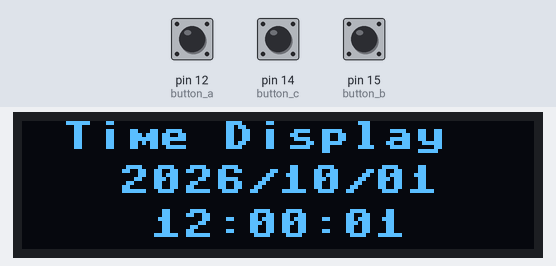
The program below on a simulated MicroPython board. Shown: 128×32 one-colour display. The test bench sets the inputs (shaded band); at power-on: pin 12 (button_a) HIGH, pin 14 (button_c) HIGH, pin 15 (button_b) HIGH. The clock reads 2024-03-15 10:24:30 at power-on unless the program sets it; what the program prints to the serial console is not drawn.

Above: at 1.2 s.
1.3 s: pin 12 (button_a) pulled LOW for 0.15 s
At 2.3 s:
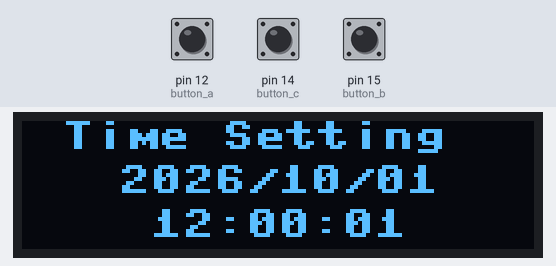
4.0 s: pin 14 (button_c) pulled LOW for 0.15 s
At 4.4 s:
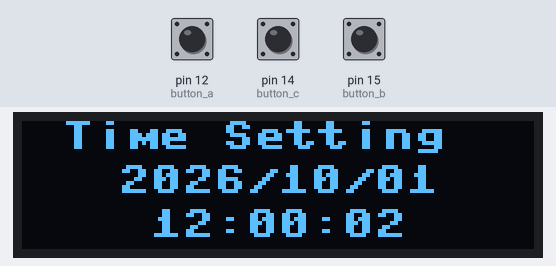
5.6 s: pin 15 (button_b) pulled LOW for 0.15 s
At 6.9 s:
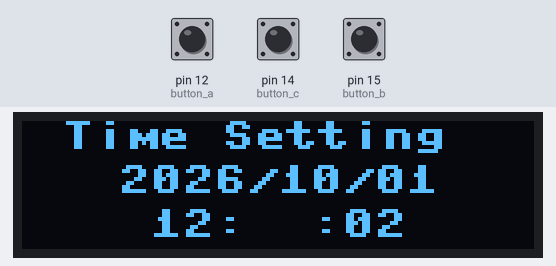
7.2 s: pin 12 (button_a) pulled LOW for 1 s
At 8.8 s:
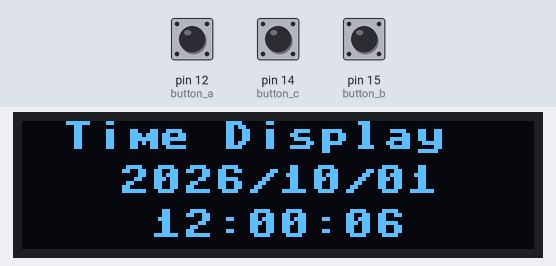
Timing chart, 0 to 10.3 s (numbered marks = the images above; inputs shaded):
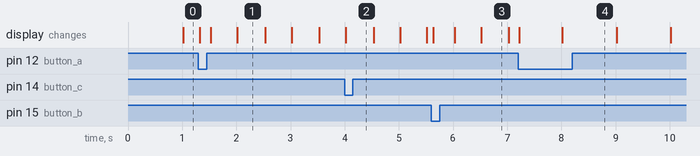

The program:

lab3_zg2567_jy3557_xz3475_check1.py
```python
import time
from time import ticks_ms, ticks_diff
from machine import Pin, I2C, RTC
import ssd1306

last_time_a = 0
last_time_b = 0
last_time_c = 0
last_displayed_second = -1
DEBOUNCE_MS = 250
PRESS_COUNT_A = 0
PRESS_COUNT_B = 0
PRESS_COUNT_C = 0

MODE = 0
SETTING_FLAG = 0  # 0 - Second, 1 - Minute, 2 - Hour, 3 - Day, 4 - Month, 5 - Year

pwr = Pin(13, Pin.OUT)
pwr.value(1)

i2c = I2C(0, scl=Pin(20), sda=Pin(22), freq=400000)
display = ssd1306.SSD1306_I2C(128, 32, i2c)

rtc = RTC()
BOOT_TIME = (2026, 10, 1, 0, 12, 0, 0, 0)
CURRENT_TIME = list(BOOT_TIME)

button_a = Pin(12, Pin.IN, Pin.PULL_UP)
button_b = Pin(15, Pin.IN, Pin.PULL_UP)
button_c = Pin(14, Pin.IN, Pin.PULL_UP)


def button_a_handler(pin):
    global last_time_a, PRESS_COUNT_A, MODE
    now = ticks_ms()
    if ticks_diff(now, last_time_a) < DEBOUNCE_MS:
        return
    last_time_a = now
    PRESS_COUNT_A += 1
    MODE = PRESS_COUNT_A % 2
    if MODE == 1:
        rtc_hold()
    print("Button A pressed at {}: {}".format(now, PRESS_COUNT_A))


def button_b_handler(pin):
    global last_time_b, PRESS_COUNT_B, SETTING_FLAG
    now = ticks_ms()
    if ticks_diff(now, last_time_b) < DEBOUNCE_MS:
        return
    last_time_b = now
    PRESS_COUNT_B += 1
    print("Button B pressed at {}: {}".format(now, PRESS_COUNT_B))
    if MODE == 1:
        SETTING_FLAG = (SETTING_FLAG + 1) % 6


def check_leap_year(year):
    return (year % 4 == 0 and year % 100 != 0) or year % 400 == 0


def get_days_in_month(year, month):
    if month in [1, 3, 5, 7, 8, 10, 12]:
        return 31
    if month in [4, 6, 9, 11]:
        return 30
    if month == 2:
        return 29 if check_leap_year(year) else 28
    return 0


def rtc_hold():
    global CURRENT_TIME
    CURRENT_TIME = list(rtc.datetime())


def button_c_handler(pin):
    global last_time_c, PRESS_COUNT_C, CURRENT_TIME
    now = ticks_ms()
    if ticks_diff(now, last_time_c) < DEBOUNCE_MS:
        return
    last_time_c = now
    PRESS_COUNT_C += 1
    print("Button C pressed at {}: {}".format(now, PRESS_COUNT_C))

    if MODE != 1:
        return

    year, month, day, weekday, hour, minute, second, subseconds = CURRENT_TIME
    if SETTING_FLAG == 0:
        second = (second + 1) % 60
    elif SETTING_FLAG == 1:
        minute = (minute + 1) % 60
    elif SETTING_FLAG == 2:
        hour = (hour + 1) % 24
    elif SETTING_FLAG == 3:
        day = day % get_days_in_month(year, month) + 1
    elif SETTING_FLAG == 4:
        month = month % 12 + 1
        day = min(day, get_days_in_month(year, month))
    elif SETTING_FLAG == 5:
        year += 1
        day = min(day, get_days_in_month(year, month))

    CURRENT_TIME = [year, month, day, weekday, hour, minute, second, 0]
    rtc.datetime(CURRENT_TIME)


button_a.irq(trigger=Pin.IRQ_FALLING, handler=button_a_handler)
button_b.irq(trigger=Pin.IRQ_FALLING, handler=button_b_handler)
button_c.irq(trigger=Pin.IRQ_FALLING, handler=button_c_handler)


def reset_rtc_time():
    rtc.datetime(BOOT_TIME)


reset_rtc_time()


def execute_mode0():
    global last_displayed_second
    now = rtc.datetime()
    year = now[0]
    month = now[1]
    day = now[2]
    hour = now[4]
    minute = now[5]
    second = now[6]

    if second != last_displayed_second:
        last_displayed_second = second
        date_text = "{:04d}/{:02d}/{:02d}".format(year, month, day)
        time_text = "{:02d}:{:02d}:{:02d}".format(hour, minute, second)
        display.fill(0)
        display.text("Time Display", 10, 0, 1)
        display.text(date_text, 24, 11, 1)
        display.text(time_text, 32, 22, 1)
        display.show()


def format_blinking_value(value, width, field_flag, blink_visible):
    if SETTING_FLAG == field_flag and not blink_visible:
        return " " * width
    if width == 4:
        return "{:04d}".format(value)
    return "{:02d}".format(value)


def execute_mode1():
    now = CURRENT_TIME
    blink_visible = (ticks_ms() // 500) % 2 == 0
    year = format_blinking_value(now[0], 4, 5, blink_visible)
    month = format_blinking_value(now[1], 2, 4, blink_visible)
    day = format_blinking_value(now[2], 2, 3, blink_visible)
    hour = format_blinking_value(now[4], 2, 2, blink_visible)
    minute = format_blinking_value(now[5], 2, 1, blink_visible)
    second = format_blinking_value(now[6], 2, 0, blink_visible)

    date_text = "{}/{}/{}".format(year, month, day)
    time_text = "{}:{}:{}".format(hour, minute, second)
    display.fill(0)
    display.text("Time Setting", 10, 0, 1)
    display.text(date_text, 24, 11, 1)
    display.text(time_text, 32, 22, 1)
    display.show()


while True:
    if MODE == 0:
        execute_mode0()
    else:
        execute_mode1()
    time.sleep(0.01)
```

Measured:
- after the input at 1.3 s, the display: changes at once (image 1)
- after the input at 4.0 s, the display: changes at once (image 2)
- after the input at 5.6 s, the display: changes at once (image 3)
- after the input at 7.2 s, the display: first changes at once (image 4 shows a later state)
- what the display in image 1 shows lasts 0.5 s, from 2.0 s to 2.5 s
